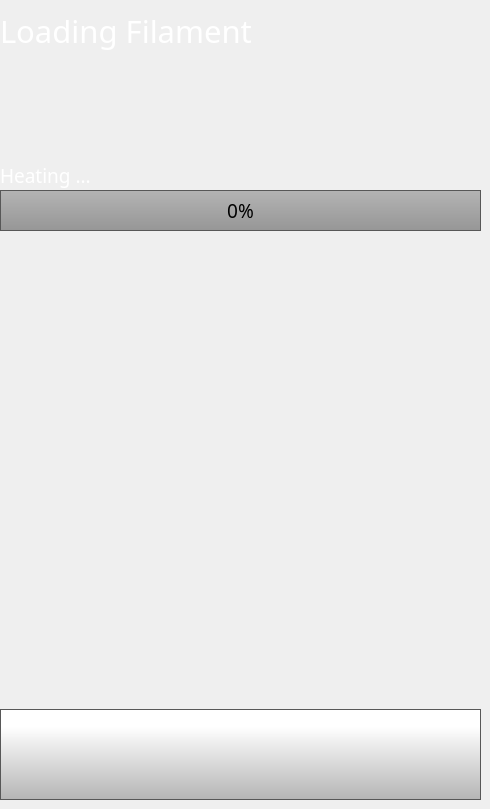
    <widget class="QWidget" name="changeFilamentProgressPage">
     <widget class="QLabel" name="changeFilamentStatus">
      <property name="geometry">
       <rect>
        <x>0</x>
        <y>160</y>
        <width>471</width>
        <height>31</height>
       </rect>
      </property>
      <property name="font">
       <font>
        <family>Gotham Light</family>
        <pointsize>14</pointsize>
        <weight>50</weight>
        <bold>false</bold>
       </font>
      </property>
      <property name="styleSheet">
       <string notr="true">color: rgb(255, 255, 255);</string>
      </property>
      <property name="text">
       <string>Heating ...</string>
      </property>
     </widget>
     <widget class="QProgressBar" name="changeFilamentProgress">
      <property name="geometry">
       <rect>
        <x>0</x>
        <y>190</y>
        <width>481</width>
        <height>41</height>
       </rect>
      </property>
      <property name="font">
       <font>
        <family>Gotham</family>
        <pointsize>14</pointsize>
        <weight>50</weight>
        <italic>false</italic>
        <bold>false</bold>
        <stylestrategy>PreferAntialias</stylestrategy>
       </font>
      </property>
      <property name="styleSheet">
       <string notr="true">QProgressBar::chunk {

	background-color: qlineargradient(spread:pad, x1:0, y1:0.517, x2:0, y2:0.512, stop:0 rgba(255, 28, 35, 255), stop:1 rgba(255, 68, 74, 255));
border-bottom-right-radius: 15px;
border-top-right-radius: 15px;
}

QProgressBar {
    border: 1px solid rgb(87, 87, 87);
 /*  border-bottom-left-radius: 10px;
 border-bottom-right-radius: 10px;*/
	background-color: qlineargradient(spread:pad, x1:0, y1:1, x2:0, y2:0, stop:0 rgba(150, 150, 150, 255), stop:1 rgba(180, 180, 180, 255));
}
</string>
      </property>
      <property name="maximum">
       <number>100</number>
      </property>
      <property name="value">
       <number>0</number>
      </property>
      <property name="alignment">
       <set>Qt::AlignCenter</set>
      </property>
      <property name="textVisible">
       <bool>true</bool>
      </property>
      <property name="orientation">
       <enum>Qt::Horizontal</enum>
      </property>
      <property name="format">
       <string>%p%</string>
      </property>
     </widget>
     <widget class="QLabel" name="changeFilamentNameOperation">
      <property name="geometry">
       <rect>
        <x>0</x>
        <y>0</y>
        <width>471</width>
        <height>61</height>
       </rect>
      </property>
      <property name="font">
       <font>
        <family>Gotham Light</family>
        <pointsize>23</pointsize>
        <weight>50</weight>
        <bold>false</bold>
       </font>
      </property>
      <property name="styleSheet">
       <string notr="true">color: rgb(255, 255, 255);</string>
      </property>
      <property name="text">
       <string>Loading Filament</string>
      </property>
     </widget>
     <widget class="QPushButton" name="changeFilamentBackButton2">
      <property name="geometry">
       <rect>
        <x>0</x>
        <y>709</y>
        <width>481</width>
        <height>91</height>
       </rect>
      </property>
      <property name="font">
       <font>
        <family>Gotham</family>
        <pointsize>13</pointsize>
       </font>
      </property>
      <property name="styleSheet">
       <string notr="true">QPushButton {
     border: 1px solid rgb(87, 87, 87);
	background-color: qlineargradient(spread:pad, x1:0, y1:1, x2:0, y2:0.188, stop:0 rgba(180, 180, 180, 255), stop:1 rgba(255, 255, 255, 255));


}

QPushButton:pressed {
    background-color: qlineargradient(x1: 0, y1: 0, x2: 0, y2: 1,
                                      stop: 0 #dadbde, stop: 1 #f6f7fa);
}

QPushButton:flat {
    border: none; /* no border for a flat push button */
}

QPushButton:default {
    border-color: navy; /* make the default button prominent */
}

QPushButton:focus {
	outline: none;
}</string>
      </property>
      <property name="text">
       <string/>
      </property>
      <property name="icon">
       <iconset>
        <normaloff>templates/img/arrows-4.png</normaloff>templates/img/arrows-4.png</iconset>
      </property>
      <property name="iconSize">
       <size>
        <width>50</width>
        <height>50</height>
       </size>
      </property>
     </widget>
     <widget class="QLabel" name="label_2">
      <property name="geometry">
       <rect>
        <x>190</x>
        <y>55</y>
        <width>100</width>
        <height>100</height>
       </rect>
      </property>
      <property name="styleSheet">
       <string notr="true">background-color: rgba(255, 255, 255, 0);</string>
      </property>
      <property name="text">
       <string/>
      </property>
      <property name="pixmap">
       <pixmap>templates/img/changeFilament2.png</pixmap>
      </property>
      <property name="scaledContents">
       <bool>true</bool>
      </property>
     </widget>
    </widget>
